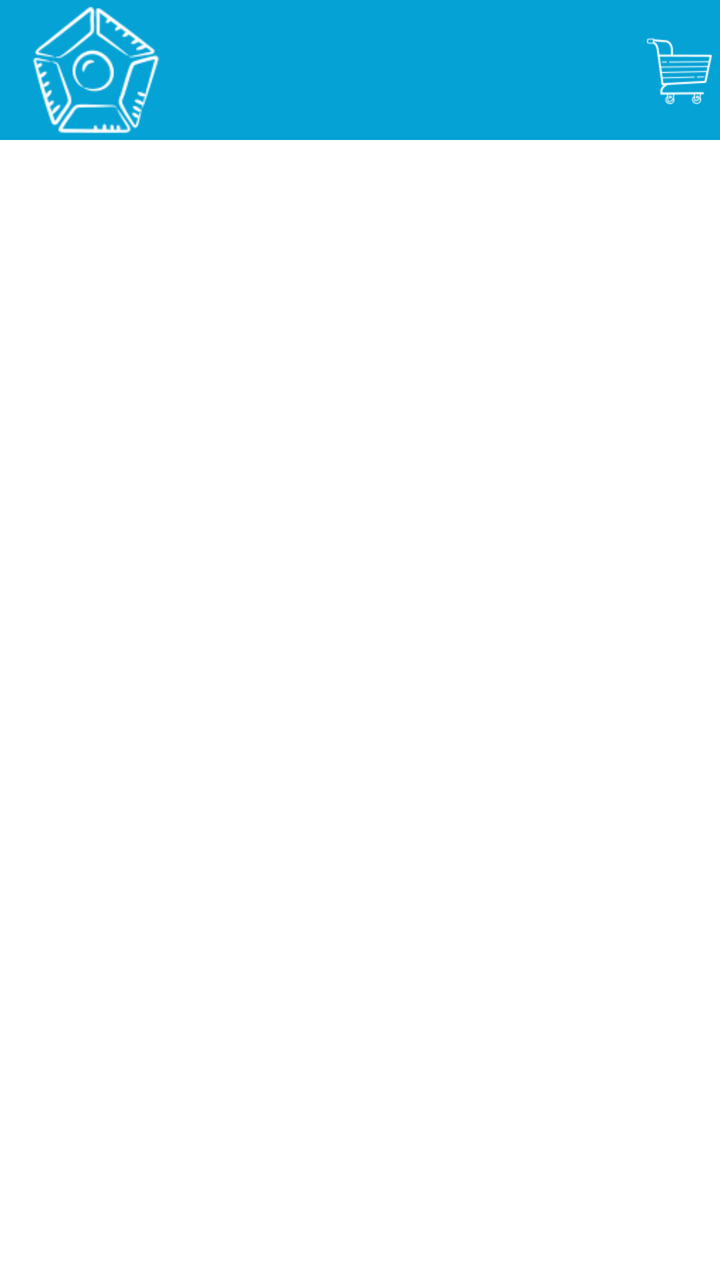
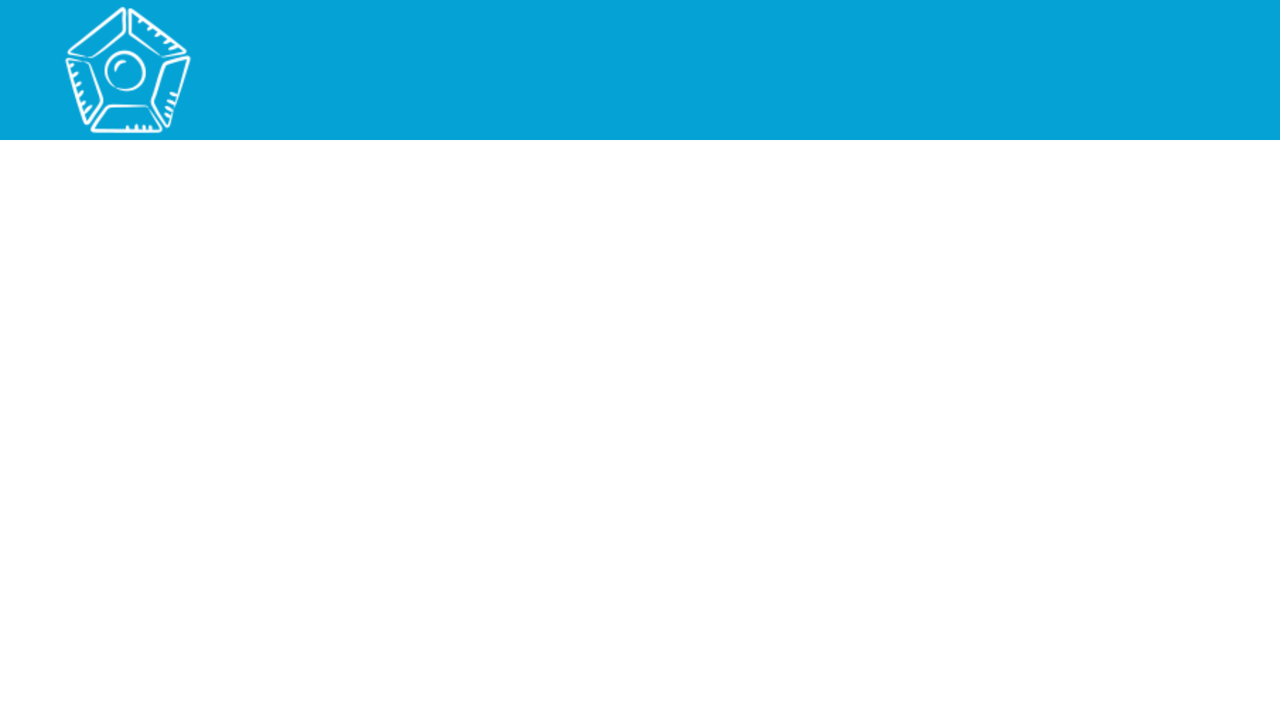

Compare how this app lays out the same screen by default and in its alternative resource folder. The renders come first, then the two layout files and the values they reference.
<!-- AndroidManifest.xml: application theme Theme.Lapcenter -->
<!-- res/layout/activity_home.xml -->
<?xml version="1.0" encoding="utf-8"?>
<LinearLayout xmlns:android="http://schemas.android.com/apk/res/android"
    xmlns:app="http://schemas.android.com/apk/res-auto"
    xmlns:tools="http://schemas.android.com/tools"
    android:layout_width="match_parent"
    android:layout_height="match_parent"
    tools:context=".Home"
    android:orientation="vertical"
    android:background="@color/white">

    <LinearLayout
        android:layout_width="match_parent"
        android:layout_height="70dp"
        android:background="@color/Blue"
        android:orientation="horizontal"
        app:layout_constraintEnd_toStartOf="@+id/login"
        app:layout_constraintStart_toStartOf="@+id/login"
        android:gravity="center_vertical">

        <ImageView
            android:id="@+id/logo"
            android:layout_width="96dp"
            android:layout_height="70dp"
            app:srcCompat="@drawable/iconm"
            tools:layout_editor_absoluteX="29dp" />

        <TextView
            android:layout_marginLeft="70dp"
            android:id="@+id/signup"
            android:layout_width="70dp"
            android:layout_height="40dp"
            android:textColor="@color/white"
            android:textSize="15sp"
            tools:layout_editor_absoluteX="265dp"
            tools:layout_editor_absoluteY="25dp"
            android:paddingTop="15dp"
            android:textAlignment="center"/>

        <TextView
            android:layout_marginLeft="5dp"
            android:id="@+id/login"
            android:layout_width="70dp"
            android:layout_height="40dp"
            android:textColor="@color/white"
            android:textSize="15sp"
            tools:layout_editor_absoluteX="252dp"
            tools:layout_editor_absoluteY="25dp"
            android:paddingTop="15dp"
            android:textAlignment="center"/>

        <ImageView
            android:layout_marginLeft="5dp"
            android:id="@+id/cart"
            android:layout_width="50dp"
            android:layout_height="wrap_content"
            app:srcCompat="@drawable/cart"
            tools:layout_editor_absoluteX="283dp"
            tools:layout_editor_absoluteY="10dp" />


    </LinearLayout>


    <androidx.recyclerview.widget.RecyclerView
        android:id="@+id/mainView"
        android:layout_width="match_parent"
        android:layout_height="match_parent"
        android:layout_marginTop="20dp"
        android:layout_marginBottom="10dp"/>

</LinearLayout>
<!-- resources referenced by this layout -->
<resources>
  <color name="Blue">#04A2D5</color>
  <color name="white">#FFFFFFFF</color>
  <!-- drawable cart: png bitmap (drawable, 2705 bytes) -->
  <!-- drawable iconm: png bitmap (drawable, 5144 bytes) -->
  <style name="Theme.Lapcenter" parent="Base.Theme.Lapcenter" />
  <style name="Base.Theme.Lapcenter" parent="Theme.AppCompat.NoActionBar">
          
          
      </style>
</resources>
<!-- res/layout-land/activity_home.xml (the repository's variant of the layout above) -->
<!-- drawn on the phone turned sideways -->
<?xml version="1.0" encoding="utf-8"?>
<LinearLayout xmlns:android="http://schemas.android.com/apk/res/android"
    xmlns:app="http://schemas.android.com/apk/res-auto"
    xmlns:tools="http://schemas.android.com/tools"
    android:layout_width="match_parent"
    android:layout_height="match_parent"
    tools:context=".Home"
    android:orientation="vertical"
    android:background="@color/white">

    <LinearLayout
        android:layout_width="match_parent"
        android:layout_height="70dp"
        android:background="@color/Blue"
        android:orientation="horizontal"
        android:gravity="center_vertical"
        app:layout_constraintEnd_toStartOf="@+id/login"
        app:layout_constraintStart_toStartOf="@+id/login">

        <ImageView
            android:id="@+id/logo"
            android:layout_width="70dp"
            android:layout_height="match_parent"
            android:layout_marginStart="29dp"
            android:layout_marginEnd="127dp"
            app:layout_constraintBottom_toBottomOf="parent"
            app:layout_constraintEnd_toStartOf="@+id/login"
            app:layout_constraintStart_toStartOf="parent"
            app:layout_constraintTop_toTopOf="parent"
            app:srcCompat="@drawable/iconm" />


        <TextView
            android:layout_marginLeft="300dp"
            android:id="@+id/signup"
            android:layout_width="60dp"
            android:layout_height="match_parent"
            android:gravity="center_vertical"
            android:textColor="@color/white"
            android:textSize="15sp" />

        <TextView
            android:id="@+id/login"
            android:layout_width="60dp"
            android:layout_height="match_parent"
            android:textColor="@color/white"
            android:textSize="15sp"
            android:gravity="center_vertical"/>

        <ImageView
            android:id="@+id/cart"
            android:layout_width="70dp"
            android:layout_height="match_parent"
            android:layout_marginTop="10dp"
            android:layout_marginEnd="33dp"
            android:layout_marginBottom="10dp"
            app:layout_constraintBottom_toBottomOf="parent"
            app:layout_constraintEnd_toEndOf="parent"
            app:layout_constraintStart_toEndOf="@+id/signup"
            app:layout_constraintTop_toTopOf="parent"
            app:srcCompat="@drawable/cart" />

    </LinearLayout>


    <androidx.recyclerview.widget.RecyclerView
        android:id="@+id/mainView"
        android:layout_width="match_parent"
        android:layout_height="match_parent"
        android:layout_marginTop="20dp"
        android:layout_marginBottom="10dp"/>

</LinearLayout>
